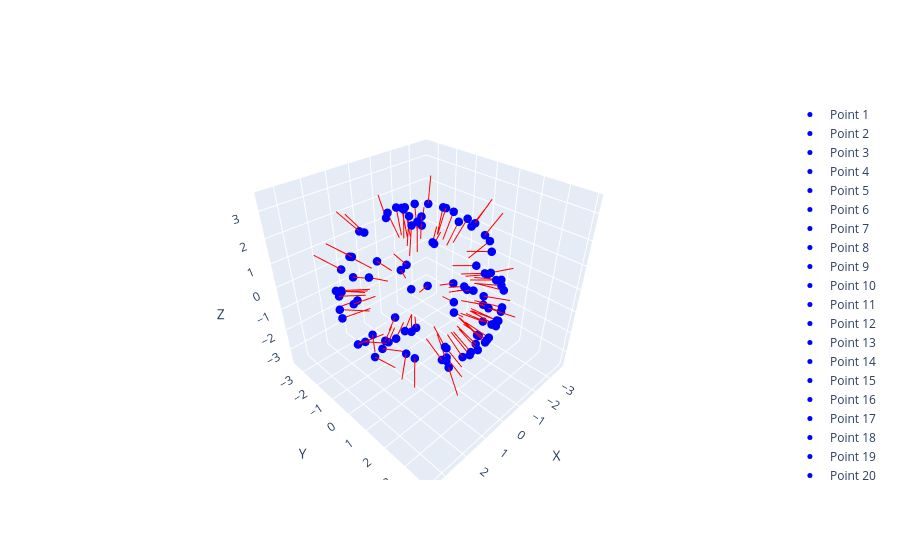

Notebook code for this chart:
### Code cell
normals = get_normal(points, k_near_neighbors)


fig = go.Figure()

for point,normal in zip(points,normals):
    fig.add_trace(go.Scatter3d(x=[point[0], point[0] + normal[0]],
                                y=[point[1], point[1] + normal[1]],
                                z=[point[2], point[2] + normal[2]],
                                mode='lines',
                                line=dict(color='red', width=2),
                                showlegend=False))

for i, point in enumerate(points):
    fig.add_trace(go.Scatter3d(x=[point[0]],
                                y=[point[1]],
                                z=[point[2]],
                                mode='markers',
                                marker=dict(color='blue', size=5),
                                name=f'Point {i+1}'))

fig.update_layout(scene=dict(xaxis_title='X', yaxis_title='Y', zaxis_title='Z'),
                    showlegend=True)
fig.show()

### Figure 1 — Plotly figure (JSON) as saved in the notebook; plotly's stock layout.template omitted (floating-point values rounded to 4 significant figures)
{"data": [{"line": {"color": "red", "width": 2}, "mode": "lines", "showlegend": false, "type": "scatter3d", "x": [-0.9348, -0.719], "y": [2.76, 1.82], "z": [-0.7122, -0.4477]}, {"line": {"color": "red", "width": 2}, "mode": "lines", "showlegend": false, "type": "scatter3d", "x": [-2.453, -3.334], "y": [-1.721, -2.193], "z": [0.143, 0.1799]}, {"line": {"color": "red", "width": 2}, "mode": "lines", "showlegend": false, "type": "scatter3d", "x": [-0.389, -0.318], "y": [2.507, 1.599], "z": [1.602, 1.189]}, {"line": {"color": "red", "width": 2}, "mode": "lines", "showlegend": false, "type": "scatter3d", "x": [-2.567, -1.654], "y": [-0.6959, -0.6071], "z": [-1.388, -0.9895]}, {"line": {"color": "red", "width": 2}, "mode": "lines", "showlegend": false, "type": "scatter3d", "x": [-1.217, -1.684], "y": [-0.8336, -1.169], "z": [2.612, 3.43]}, {"line": {"color": "red", "width": 2}, "mode": "lines", "showlegend": false, "type": "scatter3d", "x": [0.3854, 0.1996], "y": [2.784, 1.82], "z": [-1.05, -0.8576]}, {"line": {"color": "red", "width": 2}, "mode": "lines", "showlegend": false, "type": "scatter3d", "x": [2.565, 1.843], "y": [-0.5638, 0.01416], "z": [-1.45, -1.069]}, {"line": {"color": "red", "width": 2}, "mode": "lines", "showlegend": false, "type": "scatter3d", "x": [-2.159, -1.486], "y": [0.2235, 0.1665], "z": [2.07, 1.334]}, {"line": {"color": "red", "width": 2}, "mode": "lines", "showlegend": false, "type": "scatter3d", "x": [1.666, 2.312], "y": [1.135, 1.342], "z": [2.222, 2.956]}, {"line": {"color": "red", "width": 2}, "mode": "lines", "showlegend": false, "type": "scatter3d", "x": [-2.551, -3.185], "y": [0.105, 0.3339], "z": [1.575, 2.314]}, {"line": {"color": "red", "width": 2}, "mode": "lines", "showlegend": false, "type": "scatter3d", "x": [-1.749, -1.145], "y": [-0.4654, -0.2822], "z": [2.393, 1.617]}, {"line": {"color": "red", "width": 2}, "mode": "lines", "showlegend": false, "type": "scatter3d", "x": [-1.969, -2.685], "y": [-0.07716, -0.1519], "z": [-2.262, -2.956]}, {"line": {"color": "red", "width": 2}, "mode": "lines", "showlegend": false, "type": "scatter3d", "x": [-2.865, -1.946], "y": [0.7971, 0.4536], "z": [-0.3952, -0.2003]}, {"line": {"color": "red", "width": 2}, "mode": "lines", "showlegend": false, "type": "scatter3d", "x": [-2.83, -3.741], "y": [0.974, 1.385], "z": [-0.2107, -0.2339]}, {"line": {"color": "red", "width": 2}, "mode": "lines", "showlegend": false, "type": "scatter3d", "x": [-1.695, -1.146], "y": [-0.5526, -0.3038], "z": [2.413, 1.615]}, {"line": {"color": "red", "width": 2}, "mode": "lines", "showlegend": false, "type": "scatter3d", "x": [0.4683, 0.6196], "y": [0.3698, 0.5061], "z": [2.94, 1.961]}, {"line": {"color": "red", "width": 2}, "mode": "lines", "showlegend": false, "type": "scatter3d", "x": [-0.2754, -0.3046], "y": [2.567, 1.645], "z": [-1.528, -1.143]}, {"line": {"color": "red", "width": 2}, "mode": "lines", "showlegend": false, "type": "scatter3d", "x": [-0.5532, -0.3808], "y": [2.723, 1.769], "z": [-1.13, -0.885]}, {"line": {"color": "red", "width": 2}, "mode": "lines", "showlegend": false, "type": "scatter3d", "x": [-1.282, -1.021], "y": [2.541, 1.603], "z": [0.9492, 0.7205]}, {"line": {"color": "red", "width": 2}, "mode": "lines", "showlegend": false, "type": "scatter3d", "x": [-0.1719, -0.1097], "y": [2.315, 1.394], "z": [1.9, 1.515]}, {"line": {"color": "red", "width": 2}, "mode": "lines", "showlegend": false, "type": "scatter3d", "x": [-0.5154, -0.8044], "y": [-2.366, -3.115], "z": [1.771, 2.367]}, {"line": {"color": "red", "width": 2}, "mode": "lines", "showlegend": false, "type": "scatter3d", "x": [0.7376, 1.024], "y": [2.13, 2.844], "z": [-1.98, -2.619]}, {"line": {"color": "red", "width": 2}, "mode": "lines", "showlegend": false, "type": "scatter3d", "x": [2.818, 2.071], "y": [-1.028, -0.3728], "z": [-0.01628, -0.1255]}, {"line": {"color": "red", "width": 2}, "mode": "lines", "showlegend": false, "type": "scatter3d", "x": [0.3251, 0.3063], "y": [2.693, 1.805], "z": [-1.282, -0.822]}, {"line": {"color": "red", "width": 2}, "mode": "lines", "showlegend": false, "type": "scatter3d", "x": [1.051, 0.6628], "y": [2.52, 1.697], "z": [1.243, 0.8275]}, {"line": {"color": "red", "width": 2}, "mode": "lines", "showlegend": false, "type": "scatter3d", "x": [2.516, 1.776], "y": [-1.601, -0.9389], "z": [0.3263, 0.2104]}, {"line": {"color": "red", "width": 2}, "mode": "lines", "showlegend": false, "type": "scatter3d", "x": [0.9265, 0.8682], "y": [-1.091, -0.7065], "z": [-2.637, -1.715]}, {"line": {"color": "red", "width": 2}, "mode": "lines", "showlegend": false, "type": "scatter3d", "x": [0.708, 0.9294], "y": [0.3587, 0.4771], "z": [2.893, 1.925]}, {"line": {"color": "red", "width": 2}, "mode": "lines", "showlegend": false, "type": "scatter3d", "x": [-0.3706, -0.2405], "y": [2.971, 1.98], "z": [-0.191, -0.2114]}, {"line": {"color": "red", "width": 2}, "mode": "lines", "showlegend": false, "type": "scatter3d", "x": [-1.283, -0.7959], "y": [-2.53, -1.684], "z": [-0.9762, -0.7611]}, {"line": {"color": "red", "width": 2}, "mode": "lines", "showlegend": false, "type": "scatter3d", "x": [-0.008889, 0.07263], "y": [-0.7291, -0.402], "z": [2.91, 1.969]}, {"line": {"color": "red", "width": 2}, "mode": "lines", "showlegend": false, "type": "scatter3d", "x": [0.3372, 0.5462], "y": [-2.647, -3.465], "z": [1.372, 1.907]}, {"line": {"color": "red", "width": 2}, "mode": "lines", "showlegend": false, "type": "scatter3d", "x": [-0.4946, -0.4208], "y": [2.691, 1.79], "z": [-1.23, -0.8022]}, {"line": {"color": "red", "width": 2}, "mode": "lines", "showlegend": false, "type": "scatter3d", "x": [1.083, 1.616], "y": [-2.478, -3.189], "z": [-1.299, -1.758]}, {"line": {"color": "red", "width": 2}, "mode": "lines", "showlegend": false, "type": "scatter3d", "x": [0.4253, 0.6152], "y": [-0.05614, 0.03009], "z": [2.969, 1.991]}, {"line": {"color": "red", "width": 2}, "mode": "lines", "showlegend": false, "type": "scatter3d", "x": [-1.996, -2.717], "y": [-1.973, -2.571], "z": [1.058, 1.41]}, {"line": {"color": "red", "width": 2}, "mode": "lines", "showlegend": false, "type": "scatter3d", "x": [-2.39, -1.587], "y": [1.069, 0.6052], "z": [-1.465, -1.091]}, {"line": {"color": "red", "width": 2}, "mode": "lines", "showlegend": false, "type": "scatter3d", "x": [0.3165, 0.1071], "y": [2.652, 1.824], "z": [1.367, 0.8465]}, {"line": {"color": "red", "width": 2}, "mode": "lines", "showlegend": false, "type": "scatter3d", "x": [0.1626, 0.3051], "y": [-0.5997, -0.475], "z": [2.935, 1.953]}, {"line": {"color": "red", "width": 2}, "mode": "lines", "showlegend": false, "type": "scatter3d", "x": [2.372, 3.135], "y": [1.776, 2.41], "z": [-0.4709, -0.5916]}, {"line": {"color": "red", "width": 2}, "mode": "lines", "showlegend": false, "type": "scatter3d", "x": [2.478, 3.216], "y": [1.455, 2.06], "z": [0.8622, 1.162]}, {"line": {"color": "red", "width": 2}, "mode": "lines", "showlegend": false, "type": "scatter3d", "x": [-1.514, -1.051], "y": [2.271, 1.5], "z": [-1.244, -0.8084]}, {"line": {"color": "red", "width": 2}, "mode": "lines", "showlegend": false, "type": "scatter3d", "x": [-1.178, -0.789], "y": [2.675, 1.769], "z": [-0.6743, -0.5075]}, {"line": {"color": "red", "width": 2}, "mode": "lines", "showlegend": false, "type": "scatter3d", "x": [-0.6112, -0.3029], "y": [-0.9317, -0.66], "z": [-2.785, -1.874]}, {"line": {"color": "red", "width": 2}, "mode": "lines", "showlegend": false, "type": "scatter3d", "x": [2.439, 1.627], "y": [0.2685, 0.1721], "z": [1.725, 1.151]}, {"line": {"color": "red", "width": 2}, "mode": "lines", "showlegend": false, "type": "scatter3d", "x": [-0.3682, -0.3321], "y": [-2.085, -1.441], "z": [2.125, 1.361]}, {"line": {"color": "red", "width": 2}, "mode": "lines", "showlegend": false, "type": "scatter3d", "x": [-0.6258, -0.8298], "y": [0.7748, 1.442], "z": [-2.83, -3.546]}, {"line": {"color": "red", "width": 2}, "mode": "lines", "showlegend": false, "type": "scatter3d", "x": [0.5724, 0.3607], "y": [2.494, 1.68], "z": [1.566, 1.025]}, {"line": {"color": "red", "width": 2}, "mode": "lines", "showlegend": false, "type": "scatter3d", "x": [1.355, 1.07], "y": [-0.7547, 0.1637], "z": [-2.568, -2.293]}, {"line": {"color": "red", "width": 2}, "mode": "lines", "showlegend": false, "type": "scatter3d", "x": [-1.814, -1.19], "y": [-1.797, -1.205], "z": [1.575, 1.064]}, {"line": {"color": "red", "width": 2}, "mode": "lines", "showlegend": false, "type": "scatter3d", "x": [1.356, 0.8161], "y": [-2.356, -1.649], "z": [-1.268, -0.8126]}, {"line": {"color": "red", "width": 2}, "mode": "lines", "showlegend": false, "type": "scatter3d", "x": [-2.094, -1.683], "y": [2.147, 1.236], "z": [-0.08754, -0.04081]}, {"line": {"color": "red", "width": 2}, "mode": "lines", "showlegend": false, "type": "scatter3d", "x": [-0.1815, -0.3887], "y": [1.194, 1.831], "z": [-2.746, -3.489]}, {"line": {"color": "red", "width": 2}, "mode": "lines", "showlegend": false, "type": "scatter3d", "x": [-1.941, -1.071], "y": [-1.592, -1.194], "z": [-1.643, -1.35]}, {"line": {"color": "red", "width": 2}, "mode": "lines", "showlegend": false, "type": "scatter3d", "x": [-1.187, -0.9192], "y": [2.635, 1.7], "z": [0.8054, 0.5716]}, {"line": {"color": "red", "width": 2}, "mode": "lines", "showlegend": false, "type": "scatter3d", "x": [-2.412, -3.218], "y": [-1.772, -2.319], "z": [0.208, 0.4331]}, {"line": {"color": "red", "width": 2}, "mode": "lines", "showlegend": false, "type": "scatter3d", "x": [2.258, 1.572], "y": [1.924, 1.204], "z": [0.4494, 0.3403]}, {"line": {"color": "red", "width": 2}, "mode": "lines", "showlegend": false, "type": "scatter3d", "x": [-0.02325, -0.06525], "y": [2.807, 3.758], "z": [1.059, 1.365]}, {"line": {"color": "red", "width": 2}, "mode": "lines", "showlegend": false, "type": "scatter3d", "x": [-1.891, -1.213], "y": [1.49, 0.9168], "z": [-1.79, -1.331]}, {"line": {"color": "red", "width": 2}, "mode": "lines", "showlegend": false, "type": "scatter3d", "x": [-1.213, -0.635], "y": [0.3844, 0.4546], "z": [2.717, 1.904]}, {"line": {"color": "red", "width": 2}, "mode": "lines", "showlegend": false, "type": "scatter3d", "x": [0.8457, 0.7883], "y": [-0.9949, -0.6298], "z": [-2.701, -1.772]}, {"line": {"color": "red", "width": 2}, "mode": "lines", "showlegend": false, "type": "scatter3d", "x": [2.747, 1.837], "y": [-0.8983, -0.5579], "z": [0.8035, 0.5683]}, {"line": {"color": "red", "width": 2}, "mode": "lines", "showlegend": false, "type": "scatter3d", "x": [2.89, 3.446], "y": [0.8054, 1.618], "z": [0.03184, 0.2067]}, {"line": {"color": "red", "width": 2}, "mode": "lines", "showlegend": false, "type": "scatter3d", "x": [-0.7959, -0.5744], "y": [2.875, 1.905], "z": [-0.319, -0.2176]}, {"line": {"color": "red", "width": 2}, "mode": "lines", "showlegend": false, "type": "scatter3d", "x": [1.912, 1.328], "y": [1.585, 0.9936], "z": [1.683, 1.127]}, {"line": {"color": "red", "width": 2}, "mode": "lines", "showlegend": false, "type": "scatter3d", "x": [2.184, 2.889], "y": [-0.9016, -1.178], "z": [1.849, 2.502]}, {"line": {"color": "red", "width": 2}, "mode": "lines", "showlegend": false, "type": "scatter3d", "x": [1.295, 0.8679], "y": [2.509, 1.685], "z": [-1.014, -0.6423]}, {"line": {"color": "red", "width": 2}, "mode": "lines", "showlegend": false, "type": "scatter3d", "x": [2.563, 1.746], "y": [1.553, 0.9976], "z": [0.1365, -0.01995]}, {"line": {"color": "red", "width": 2}, "mode": "lines", "showlegend": false, "type": "scatter3d", "x": [-1.204, -0.8582], "y": [2.747, 1.809], "z": [-0.04952, -0.07551]}, {"line": {"color": "red", "width": 2}, "mode": "lines", "showlegend": false, "type": "scatter3d", "x": [-1.336, -1.192], "y": [2.006, 1.07], "z": [1.786, 1.467]}, {"line": {"color": "red", "width": 2}, "mode": "lines", "showlegend": false, "type": "scatter3d", "x": [2.119, 1.476], "y": [-2.092, -1.333], "z": [-0.3643, -0.2595]}, {"line": {"color": "red", "width": 2}, "mode": "lines", "showlegend": false, "type": "scatter3d", "x": [2.856, 2.004], "y": [-0.8747, -0.3965], "z": [-0.2801, -0.06587]}, {"line": {"color": "red", "width": 2}, "mode": "lines", "showlegend": false, "type": "scatter3d", "x": [-1.396, -1.071], "y": [1.637, 0.9539], "z": [-2.09, -1.437]}, {"line": {"color": "red", "width": 2}, "mode": "lines", "showlegend": false, "type": "scatter3d", "x": [2.382, 1.582], "y": [1.766, 1.189], "z": [0.4575, 0.2918]}, {"line": {"color": "red", "width": 2}, "mode": "lines", "showlegend": false, "type": "scatter3d", "x": [-0.6711, -0.4952], "y": [2.703, 1.75], "z": [-1.115, -0.8675]}, {"line": {"color": "red", "width": 2}, "mode": "lines", "showlegend": false, "type": "scatter3d", "x": [-0.9591, -0.6438], "y": [1.939, 1.25], "z": [-2.079, -1.426]}, {"line": {"color": "red", "width": 2}, "mode": "lines", "showlegend": false, "type": "scatter3d", "x": [-1.616, -1.095], "y": [2.448, 1.63], "z": [-0.6268, -0.3869]}, {"line": {"color": "red", "width": 2}, "mode": "lines", "showlegend": false, "type": "scatter3d", "x": [1.475, 1.052], "y": [2.602, 1.697], "z": [-0.2328, -0.1817]}, {"line": {"color": "red", "width": 2}, "mode": "lines", "showlegend": false, "type": "scatter3d", "x": [2.172, 2.834], "y": [1.953, 2.634], "z": [-0.6858, -0.9983]}, {"line": {"color": "red", "width": 2}, "mode": "lines", "showlegend": false, "type": "scatter3d", "x": [-0.2608, -0.1806], "y": [1.914, 1.206], "z": [-2.295, -1.594]}, {"line": {"color": "red", "width": 2}, "mode": "lines", "showlegend": false, "type": "scatter3d", "x": [2.148, 2.044], "y": [-0.1903, 0.8011], "z": [-2.086, -2.005]}, {"line": {"color": "red", "width": 2}, "mode": "lines", "showlegend": false, "type": "scatter3d", "x": [0.9371, 0.6362], "y": [-2.818, -1.893], "z": [-0.4284, -0.1947]}, {"line": {"color": "red", "width": 2}, "mode": "lines", "showlegend": false, "type": "scatter3d", "x": [-2.429, -3.072], "y": [0.8526, 1.087], "z": [1.541, 2.27]}, {"line": {"color": "red", "width": 2}, "mode": "lines", "showlegend": false, "type": "scatter3d", "x": [-0.4574, -0.2434], "y": [-1.689, -1.215], "z": [2.437, 1.583]}, {"line": {"color": "red", "width": 2}, "mode": "lines", "showlegend": false, "type": "scatter3d", "x": [1.839, 1.203], "y": [-2.332, -1.567], "z": [-0.4257, -0.3216]}, {"line": {"color": "red", "width": 2}, "mode": "lines", "showlegend": false, "type": "scatter3d", "x": [-0.9273, -0.6271], "y": [-1.224, -0.7916], "z": [2.577, 1.727]}, {"line": {"color": "red", "width": 2}, "mode": "lines", "showlegend": false, "type": "scatter3d", "x": [-0.3914, -0.3158], "y": [-2.955, -1.959], "z": [-0.3374, -0.3029]}, {"line": {"color": "red", "width": 2}, "mode": "lines", "showlegend": false, "type": "scatter3d", "x": [0.06954, 0.1451], "y": [-0.8016, -0.4704], "z": [2.89, 1.95]}, {"line": {"color": "red", "width": 2}, "mode": "lines", "showlegend": false, "type": "scatter3d", "x": [-0.8732, -0.6749], "y": [2.62, 1.702], "z": [1.171, 0.8292]}, {"line": {"color": "red", "width": 2}, "mode": "lines", "showlegend": false, "type": "scatter3d", "x": [-2.65, -1.701], "y": [-0.00249, -0.1452], "z": [-1.407, -1.125]}, {"line": {"color": "red", "width": 2}, "mode": "lines", "showlegend": false, "type": "scatter3d", "x": [-0.1512, -0.2], "y": [2.938, 3.923], "z": [0.5888, 0.7553]}, {"line": {"color": "red", "width": 2}, "mode": "lines", "showlegend": false, "type": "scatter3d", "x": [0.02164, 0.1199], "y": [1.14, 0.4078], "z": [-2.775, -2.101]}, {"line": {"color": "red", "width": 2}, "mode": "lines", "showlegend": false, "type": "scatter3d", "x": [2.381, 2.99], "y": [-1.313, -1.86], "z": [1.268, 1.842]}, {"line": {"color": "red", "width": 2}, "mode": "lines", "showlegend": false, "type": "scatter3d", "x": [1.895, 1.583], "y": [-1.064, -0.1633], "z": [-2.068, -1.767]}, {"line": {"color": "red", "width": 2}, "mode": "lines", "showlegend": false, "type": "scatter3d", "x": [-2.036, -2.63], "y": [0.6771, 0.8844], "z": [2.097, 2.874]}, {"line": {"color": "red", "width": 2}, "mode": "lines", "showlegend": false, "type": "scatter3d", "x": [1.304, 1.786], "y": [-1.598, -2.106], "z": [2.179, 2.892]}, {"line": {"color": "red", "width": 2}, "mode": "lines", "showlegend": false, "type": "scatter3d", "x": [-1.344, -1.019], "y": [1.757, 1.072], "z": [-2.027, -1.375]}, {"line": {"color": "red", "width": 2}, "mode": "lines", "showlegend": false, "type": "scatter3d", "x": [1.034, 0.7369], "y": [-2.757, -1.831], "z": [0.5732, 0.3406]}, {"line": {"color": "red", "width": 2}, "mode": "lines", "showlegend": false, "type": "scatter3d", "x": [-2.51, -1.863], "y": [-0.49, -0.4784], "z": [1.569, 0.8063]}, {"line": {"color": "red", "width": 2}, "mode": "lines", "showlegend": false, "type": "scatter3d", "x": [-2.398, -1.834], "y": [1.117, 0.6419], "z": [1.415, 0.7395]}, {"marker": {"color": "blue", "size": 5}, "mode": "markers", "name": "Point 1", "type": "scatter3d", "x": [-0.9348], "y": [2.76], "z": [-0.7122]}, {"marker": {"color": "blue", "size": 5}, "mode": "markers", "name": "Point 2", "type": "scatter3d", "x": [-2.453], "y": [-1.721], "z": [0.143]}, {"marker": {"color": "blue", "size": 5}, "mode": "markers", "name": "Point 3", "type": "scatter3d", "x": [-0.389], "y": [2.507], "z": [1.602]}, {"marker": {"color": "blue", "size": 5}, "mode": "markers", "name": "Point 4", "type": "scatter3d", "x": [-2.567], "y": [-0.6959], "z": [-1.388]}, {"marker": {"color": "blue", "size": 5}, "mode": "markers", "name": "Point 5", "type": "scatter3d", "x": [-1.217], "y": [-0.8336], "z": [2.612]}, {"marker": {"color": "blue", "size": 5}, "mode": "markers", "name": "Point 6", "type": "scatter3d", "x": [0.3854], "y": [2.784], "z": [-1.05]}, {"marker": {"color": "blue", "size": 5}, "mode": "markers", "name": "Point 7", "type": "scatter3d", "x": [2.565], "y": [-0.5638], "z": [-1.45]}, {"marker": {"color": "blue", "size": 5}, "mode": "markers", "name": "Point 8", "type": "scatter3d", "x": [-2.159], "y": [0.2235], "z": [2.07]}, {"marker": {"color": "blue", "size": 5}, "mode": "markers", "name": "Point 9", "type": "scatter3d", "x": [1.666], "y": [1.135], "z": [2.222]}, {"marker": {"color": "blue", "size": 5}, "mode": "markers", "name": "Point 10", "type": "scatter3d", "x": [-2.551], "y": [0.105], "z": [1.575]}, {"marker": {"color": "blue", "size": 5}, "mode": "markers", "name": "Point 11", "type": "scatter3d", "x": [-1.749], "y": [-0.4654], "z": [2.393]}, {"marker": {"color": "blue", "size": 5}, "mode": "markers", "name": "Point 12", "type": "scatter3d", "x": [-1.969], "y": [-0.07716], "z": [-2.262]}, {"marker": {"color": "blue", "size": 5}, "mode": "markers", "name": "Point 13", "type": "scatter3d", "x": [-2.865], "y": [0.7971], "z": [-0.3952]}, {"marker": {"color": "blue", "size": 5}, "mode": "markers", "name": "Point 14", "type": "scatter3d", "x": [-2.83], "y": [0.974], "z": [-0.2107]}, {"marker": {"color": "blue", "size": 5}, "mode": "markers", "name": "Point 15", "type": "scatter3d", "x": [-1.695], "y": [-0.5526], "z": [2.413]}, {"marker": {"color": "blue", "size": 5}, "mode": "markers", "name": "Point 16", "type": "scatter3d", "x": [0.4683], "y": [0.3698], "z": [2.94]}, {"marker": {"color": "blue", "size": 5}, "mode": "markers", "name": "Point 17", "type": "scatter3d", "x": [-0.2754], "y": [2.567], "z": [-1.528]}, {"marker": {"color": "blue", "size": 5}, "mode": "markers", "name": "Point 18", "type": "scatter3d", "x": [-0.5532], "y": [2.723], "z": [-1.13]}, {"marker": {"color": "blue", "size": 5}, "mode": "markers", "name": "Point 19", "type": "scatter3d", "x": [-1.282], "y": [2.541], "z": [0.9492]}, {"marker": {"color": "blue", "size": 5}, "mode": "markers", "name": "Point 20", "type": "scatter3d", "x": [-0.1719], "y": [2.315], "z": [1.9]}, {"marker": {"color": "blue", "size": 5}, "mode": "markers", "name": "Point 21", "type": "scatter3d", "x": [-0.5154], "y": [-2.366], "z": [1.771]}, {"marker": {"color": "blue", "size": 5}, "mode": "markers", "name": "Point 22", "type": "scatter3d", "x": [0.7376], "y": [2.13], "z": [-1.98]}, {"marker": {"color": "blue", "size": 5}, "mode": "markers", "name": "Point 23", "type": "scatter3d", "x": [2.818], "y": [-1.028], "z": [-0.01628]}, {"marker": {"color": "blue", "size": 5}, "mode": "markers", "name": "Point 24", "type": "scatter3d", "x": [0.3251], "y": [2.693], "z": [-1.282]}, {"marker": {"color": "blue", "size": 5}, "mode": "markers", "name": "Point 25", "type": "scatter3d", "x": [1.051], "y": [2.52], "z": [1.243]}, {"marker": {"color": "blue", "size": 5}, "mode": "markers", "name": "Point 26", "type": "scatter3d", "x": [2.516], "y": [-1.601], "z": [0.3263]}, {"marker": {"color": "blue", "size": 5}, "mode": "markers", "name": "Point 27", "type": "scatter3d", "x": [0.9265], "y": [-1.091], "z": [-2.637]}, {"marker": {"color": "blue", "size": 5}, "mode": "markers", "name": "Point 28", "type": "scatter3d", "x": [0.708], "y": [0.3587], "z": [2.893]}, {"marker": {"color": "blue", "size": 5}, "mode": "markers", "name": "Point 29", "type": "scatter3d", "x": [-0.3706], "y": [2.971], "z": [-0.191]}, {"marker": {"color": "blue", "size": 5}, "mode": "markers", "name": "Point 30", "type": "scatter3d", "x": [-1.283], "y": [-2.53], "z": [-0.9762]}, {"marker": {"color": "blue", "size": 5}, "mode": "markers", "name": "Point 31", "type": "scatter3d", "x": [-0.008889], "y": [-0.7291], "z": [2.91]}, {"marker": {"color": "blue", "size": 5}, "mode": "markers", "name": "Point 32", "type": "scatter3d", "x": [0.3372], "y": [-2.647], "z": [1.372]}, {"marker": {"color": "blue", "size": 5}, "mode": "markers", "name": "Point 33", "type": "scatter3d", "x": [-0.4946], "y": [2.691], "z": [-1.23]}, {"marker": {"color": "blue", "size": 5}, "mode": "markers", "name": "Point 34", "type": "scatter3d", "x": [1.083], "y": [-2.478], "z": [-1.299]}, {"marker": {"color": "blue", "size": 5}, "mode": "markers", "name": "Point 35", "type": "scatter3d", "x": [0.4253], "y": [-0.05614], "z": [2.969]}, {"marker": {"color": "blue", "size": 5}, "mode": "markers", "name": "Point 36", "type": "scatter3d", "x": [-1.996], "y": [-1.973], "z": [1.058]}, {"marker": {"color": "blue", "size": 5}, "mode": "markers", "name": "Point 37", "type": "scatter3d", "x": [-2.39], "y": [1.069], "z": [-1.465]}, {"marker": {"color": "blue", "size": 5}, "mode": "markers", "name": "Point 38", "type": "scatter3d", "x": [0.3165], "y": [2.652], "z": [1.367]}, {"marker": {"color": "blue", "size": 5}, "mode": "markers", "name": "Point 39", "type": "scatter3d", "x": [0.1626], "y": [-0.5997], "z": [2.935]}, {"marker": {"color": "blue", "size": 5}, "mode": "markers", "name": "Point 40", "type": "scatter3d", "x": [2.372], "y": [1.776], "z": [-0.4709]}, {"marker": {"color": "blue", "size": 5}, "mode": "markers", "name": "Point 41", "type": "scatter3d", "x": [2.478], "y": [1.455], "z": [0.8622]}, {"marker": {"color": "blue", "size": 5}, "mode": "markers", "name": "Point 42", "type": "scatter3d", "x": [-1.514], "y": [2.271], "z": [-1.244]}, {"marker": {"color": "blue", "size": 5}, "mode": "markers", "name": "Point 43", "type": "scatter3d", "x": [-1.178], "y": [2.675], "z": [-0.6743]}, {"marker": {"color": "blue", "size": 5}, "mode": "markers", "name": "Point 44", "type": "scatter3d", "x": [-0.6112], "y": [-0.9317], "z": [-2.785]}, {"marker": {"color": "blue", "size": 5}, "mode": "markers", "name": "Point 45", "type": "scatter3d", "x": [2.439], "y": [0.2685], "z": [1.725]}, {"marker": {"color": "blue", "size": 5}, "mode": "markers", "name": "Point 46", "type": "scatter3d", "x": [-0.3682], "y": [-2.085], "z": [2.125]}, {"marker": {"color": "blue", "size": 5}, "mode": "markers", "name": "Point 47", "type": "scatter3d", "x": [-0.6258], "y": [0.7748], "z": [-2.83]}, {"marker": {"color": "blue", "size": 5}, "mode": "markers", "name": "Point 48", "type": "scatter3d", "x": [0.5724], "y": [2.494], "z": [1.566]}, {"marker": {"color": "blue", "size": 5}, "mode": "markers", "name": "Point 49", "type": "scatter3d", "x": [1.355], "y": [-0.7547], "z": [-2.568]}, {"marker": {"color": "blue", "size": 5}, "mode": "markers", "name": "Point 50", "type": "scatter3d", "x": [-1.814], "y": [-1.797], "z": [1.575]}, {"marker": {"color": "blue", "size": 5}, "mode": "markers", "name": "Point 51", "type": "scatter3d", "x": [1.356], "y": [-2.356], "z": [-1.268]}, {"marker": {"color": "blue", "size": 5}, "mode": "markers", "name": "Point 52", "type": "scatter3d", "x": [-2.094], "y": [2.147], "z": [-0.08754]}, {"marker": {"color": "blue", "size": 5}, "mode": "markers", "name": "Point 53", "type": "scatter3d", "x": [-0.1815], "y": [1.194], "z": [-2.746]}, {"marker": {"color": "blue", "size": 5}, "mode": "markers", "name": "Point 54", "type": "scatter3d", "x": [-1.941], "y": [-1.592], "z": [-1.643]}, {"marker": {"color": "blue", "size": 5}, "mode": "markers", "name": "Point 55", "type": "scatter3d", "x": [-1.187], "y": [2.635], "z": [0.8054]}, {"marker": {"color": "blue", "size": 5}, "mode": "markers", "name": "Point 56", "type": "scatter3d", "x": [-2.412], "y": [-1.772], "z": [0.208]}, {"marker": {"color": "blue", "size": 5}, "mode": "markers", "name": "Point 57", "type": "scatter3d", "x": [2.258], "y": [1.924], "z": [0.4494]}, {"marker": {"color": "blue", "size": 5}, "mode": "markers", "name": "Point 58", "type": "scatter3d", "x": [-0.02325], "y": [2.807], "z": [1.059]}, {"marker": {"color": "blue", "size": 5}, "mode": "markers", "name": "Point 59", "type": "scatter3d", "x": [-1.891], "y": [1.49], "z": [-1.79]}, {"marker": {"color": "blue", "size": 5}, "mode": "markers", "name": "Point 60", "type": "scatter3d", "x": [-1.213], "y": [0.3844], "z": [2.717]}, {"marker": {"color": "blue", "size": 5}, "mode": "markers", "name": "Point 61", "type": "scatter3d", "x": [0.8457], "y": [-0.9949], "z": [-2.701]}, {"marker": {"color": "blue", "size": 5}, "mode": "markers", "name": "Point 62", "type": "scatter3d", "x": [2.747], "y": [-0.8983], "z": [0.8035]}, {"marker": {"color": "blue", "size": 5}, "mode": "markers", "name": "Point 63", "type": "scatter3d", "x": [2.89], "y": [0.8054], "z": [0.03184]}, {"marker": {"color": "blue", "size": 5}, "mode": "markers", "name": "Point 64", "type": "scatter3d", "x": [-0.7959], "y": [2.875], "z": [-0.319]}, {"marker": {"color": "blue", "size": 5}, "mode": "markers", "name": "Point 65", "type": "scatter3d", "x": [1.912], "y": [1.585], "z": [1.683]}, {"marker": {"color": "blue", "size": 5}, "mode": "markers", "name": "Point 66", "type": "scatter3d", "x": [2.184], "y": [-0.9016], "z": [1.849]}, {"marker": {"color": "blue", "size": 5}, "mode": "markers", "name": "Point 67", "type": "scatter3d", "x": [1.295], "y": [2.509], "z": [-1.014]}, {"marker": {"color": "blue", "size": 5}, "mode": "markers", "name": "Point 68", "type": "scatter3d", "x": [2.563], "y": [1.553], "z": [0.1365]}, {"marker": {"color": "blue", "size": 5}, "mode": "markers", "name": "Point 69", "type": "scatter3d", "x": [-1.204], "y": [2.747], "z": [-0.04952]}, {"marker": {"color": "blue", "size": 5}, "mode": "markers", "name": "Point 70", "type": "scatter3d", "x": [-1.336], "y": [2.006], "z": [1.786]}, {"marker": {"color": "blue", "size": 5}, "mode": "markers", "name": "Point 71", "type": "scatter3d", "x": [2.119], "y": [-2.092], "z": [-0.3643]}, {"marker": {"color": "blue", "size": 5}, "mode": "markers", "name": "Point 72", "type": "scatter3d", "x": [2.856], "y": [-0.8747], "z": [-0.2801]}, {"marker": {"color": "blue", "size": 5}, "mode": "markers", "name": "Point 73", "type": "scatter3d", "x": [-1.396], "y": [1.637], "z": [-2.09]}, {"marker": {"color": "blue", "size": 5}, "mode": "markers", "name": "Point 74", "type": "scatter3d", "x": [2.382], "y": [1.766], "z": [0.4575]}, {"marker": {"color": "blue", "size": 5}, "mode": "markers", "name": "Point 75", "type": "scatter3d", "x": [-0.6711], "y": [2.703], "z": [-1.115]}, {"marker": {"color": "blue", "size": 5}, "mode": "markers", "name": "Point 76", "type": "scatter3d", "x": [-0.9591], "y": [1.939], "z": [-2.079]}, {"marker": {"color": "blue", "size": 5}, "mode": "markers", "name": "Point 77", "type": "scatter3d", "x": [-1.616], "y": [2.448], "z": [-0.6268]}, {"marker": {"color": "blue", "size": 5}, "mode": "markers", "name": "Point 78", "type": "scatter3d", "x": [1.475], "y": [2.602], "z": [-0.2328]}, {"marker": {"color": "blue", "size": 5}, "mode": "markers", "name": "Point 79", "type": "scatter3d", "x": [2.172], "y": [1.953], "z": [-0.6858]}, {"marker": {"color": "blue", "size": 5}, "mode": "markers", "name": "Point 80", "type": "scatter3d", "x": [-0.2608], "y": [1.914], "z": [-2.295]}, {"marker": {"color": "blue", "size": 5}, "mode": "markers", "name": "Point 81", "type": "scatter3d", "x": [2.148], "y": [-0.1903], "z": [-2.086]}, {"marker": {"color": "blue", "size": 5}, "mode": "markers", "name": "Point 82", "type": "scatter3d", "x": [0.9371], "y": [-2.818], "z": [-0.4284]}, {"marker": {"color": "blue", "size": 5}, "mode": "markers", "name": "Point 83", "type": "scatter3d", "x": [-2.429], "y": [0.8526], "z": [1.541]}, {"marker": {"color": "blue", "size": 5}, "mode": "markers", "name": "Point 84", "type": "scatter3d", "x": [-0.4574], "y": [-1.689], "z": [2.437]}, {"marker": {"color": "blue", "size": 5}, "mode": "markers", "name": "Point 85", "type": "scatter3d", "x": [1.839], "y": [-2.332], "z": [-0.4257]}, {"marker": {"color": "blue", "size": 5}, "mode": "markers", "name": "Point 86", "type": "scatter3d", "x": [-0.9273], "y": [-1.224], "z": [2.577]}, {"marker": {"color": "blue", "size": 5}, "mode": "markers", "name": "Point 87", "type": "scatter3d", "x": [-0.3914], "y": [-2.955], "z": [-0.3374]}, {"marker": {"color": "blue", "size": 5}, "mode": "markers", "name": "Point 88", "type": "scatter3d", "x": [0.06954], "y": [-0.8016], "z": [2.89]}, {"marker": {"color": "blue", "size": 5}, "mode": "markers", "name": "Point 89", "type": "scatter3d", "x": [-0.8732], "y": [2.62], "z": [1.171]}, {"marker": {"color": "blue", "size": 5}, "mode": "markers", "name": "Point 90", "type": "scatter3d", "x": [-2.65], "y": [-0.00249], "z": [-1.407]}, {"marker": {"color": "blue", "size": 5}, "mode": "markers", "name": "Point 91", "type": "scatter3d", "x": [-0.1512], "y": [2.938], "z": [0.5888]}, {"marker": {"color": "blue", "size": 5}, "mode": "markers", "name": "Point 92", "type": "scatter3d", "x": [0.02164], "y": [1.14], "z": [-2.775]}, {"marker": {"color": "blue", "size": 5}, "mode": "markers", "name": "Point 93", "type": "scatter3d", "x": [2.381], "y": [-1.313], "z": [1.268]}, {"marker": {"color": "blue", "size": 5}, "mode": "markers", "name": "Point 94", "type": "scatter3d", "x": [1.895], "y": [-1.064], "z": [-2.068]}, {"marker": {"color": "blue", "size": 5}, "mode": "markers", "name": "Point 95", "type": "scatter3d", "x": [-2.036], "y": [0.6771], "z": [2.097]}, {"marker": {"color": "blue", "size": 5}, "mode": "markers", "name": "Point 96", "type": "scatter3d", "x": [1.304], "y": [-1.598], "z": [2.179]}, {"marker": {"color": "blue", "size": 5}, "mode": "markers", "name": "Point 97", "type": "scatter3d", "x": [-1.344], "y": [1.757], "z": [-2.027]}, {"marker": {"color": "blue", "size": 5}, "mode": "markers", "name": "Point 98", "type": "scatter3d", "x": [1.034], "y": [-2.757], "z": [0.5732]}, {"marker": {"color": "blue", "size": 5}, "mode": "markers", "name": "Point 99", "type": "scatter3d", "x": [-2.51], "y": [-0.49], "z": [1.569]}, {"marker": {"color": "blue", "size": 5}, "mode": "markers", "name": "Point 100", "type": "scatter3d", "x": [-2.398], "y": [1.117], "z": [1.415]}], "layout": {"scene": {"xaxis": {"title": {"text": "X"}}, "yaxis": {"title": {"text": "Y"}}, "zaxis": {"title": {"text": "Z"}}}, "showlegend": true}}
